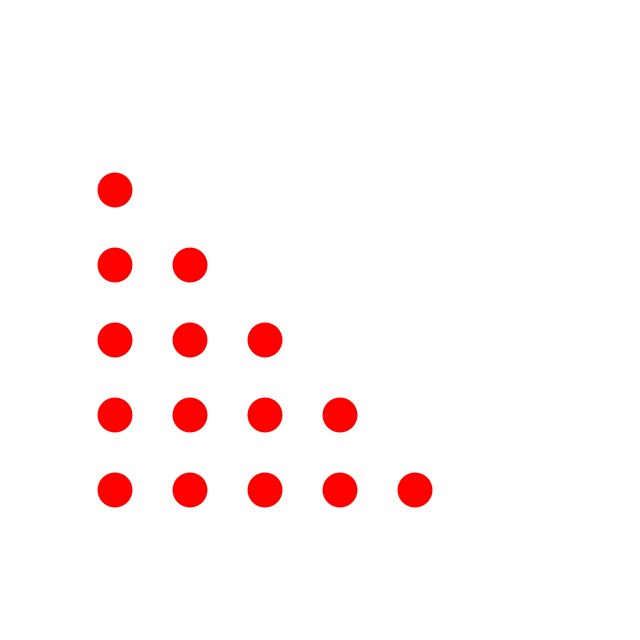
Frame 1 (no input)
Frame 60 (the mouse pressed at the canvas centre just before this capture): identical to frame 1, image omitted
Frame 120 (the mouse held since frame 60 and released just before this capture): identical to frame 1, image omitted

The Processing sketch that drew this single still picture (run headless with seeded random() and noise(); from frame 60 on, the mouse is pressed at the canvas centre):

// Processing sketch: Five_Circle_Triangle
// ── Five_Circle_Triangle.pde
int numCirc = 6;

float ellipseSize = 35.0f;
float spacing = 40.0f;

float xPos;
float yPos;

float stackWidth;
float stackHeight;

PVector center;


void setup() {
  size(640, 640);
  center = new PVector(width/2, height/2);
  stackWidth = numCirc*(ellipseSize)+(numCirc-1)*spacing;
  stackHeight = numCirc*(ellipseSize)+(numCirc-1)*spacing;
}

void draw() {
  background(255);
  noStroke();
  fill(255, 0, 0);
  for (int i = 0; i<numCirc; i++) {
    for (int j = 0; j<i; j++) {
      xPos = center.x+j*(ellipseSize+spacing)-(stackWidth/2);
      yPos = center.y+i*(ellipseSize+spacing)-(stackHeight/2);
      ellipse(xPos, yPos, ellipseSize, ellipseSize);
    }
  }
}
